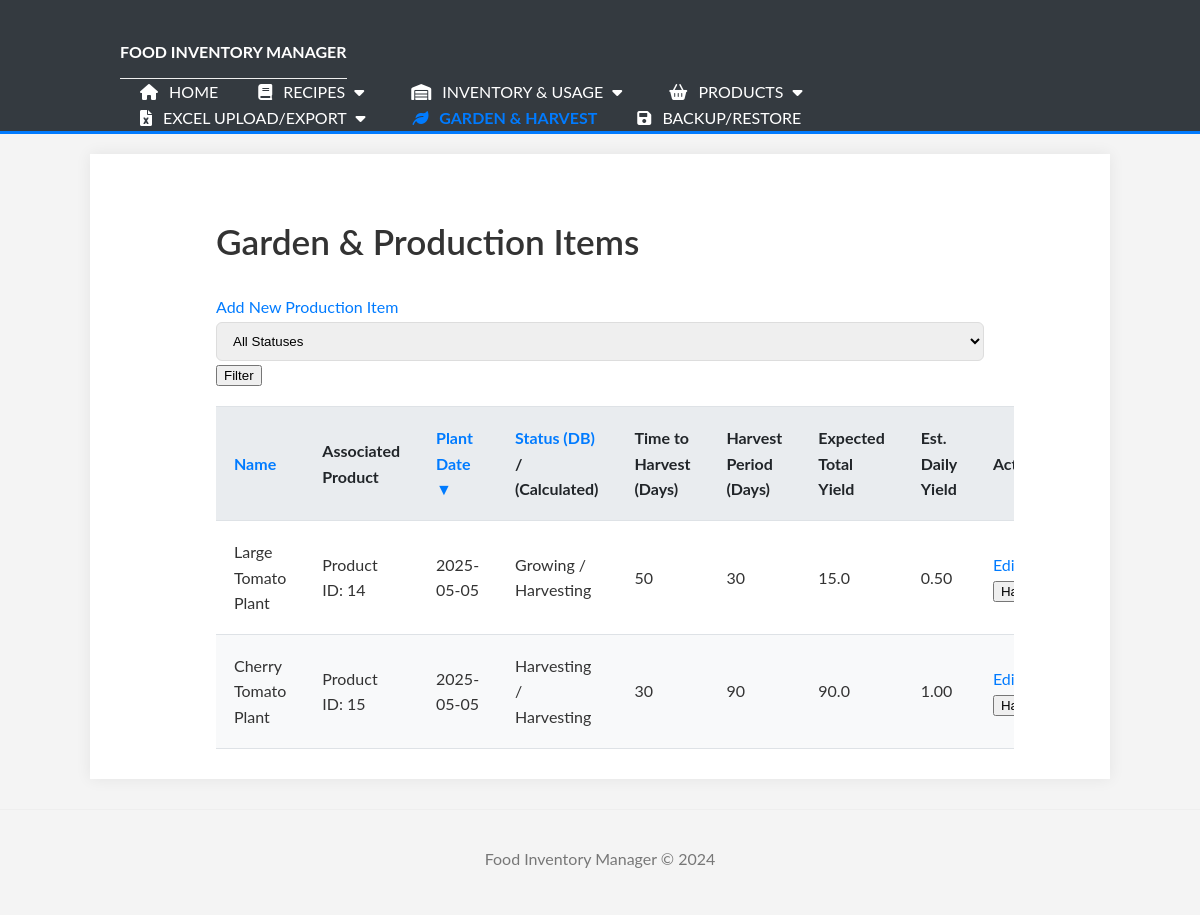
The app's page /garden with its own data.
### tables this page shows
CREATE TABLE production_items (
                        id INTEGER PRIMARY KEY AUTOINCREMENT,
                        name TEXT NOT NULL,
                        associated_product_id INTEGER,
                        plant_date TEXT,
                        time_to_harvest_days INTEGER,
                        expected_harvest_period_days INTEGER,
                        expected_yield_total REAL,
                        status TEXT CHECK(status IN ('Growing', 'Harvesting', 'Finished')),
                        FOREIGN KEY (associated_product_id) REFERENCES products (id)
                    );

### app.py (the view)
@app.route('/garden', methods=['GET'])
def garden_list_view():
    sort_by = request.args.get('sort_by', 'plant_date')
    sort_order = request.args.get('sort_order', 'ASC').upper()
    status_filter = request.args.get('status_filter', '').strip()
    try:
        page = int(request.args.get('page', 1))
        if page < 1: page = 1
    except ValueError:
        page = 1
    try:
        per_page = int(request.args.get('per_page', 10)) # Default 10 items per page
        if per_page < 1: per_page = 10
    except ValueError:
        per_page = 10
    filters = {}
    if status_filter:
        filters['status'] = status_filter
    all_items_raw = manager.get_all_production_items(
        filters=filters if filters else None,
        sort_by=sort_by,
        sort_order=sort_order,
        page=None, # Fetch all for now
        per_page=None # Fetch all for now
    )
    total_items = len(all_items_raw)
    total_pages = (total_items + per_page - 1) // per_page if per_page > 0 else 1
    if page > total_pages and total_pages > 0: page = total_pages
    start_index = (page - 1) * per_page
    end_index = start_index + per_page
    paginated_items = all_items_raw[start_index:end_index]
    return render_template('garden_list.html',
                           items=paginated_items,
                           sort_by=sort_by,
                           sort_order=sort_order,
                           status_filter=status_filter,
                           all_status_options=['Growing', 'Harvesting', 'Finished'], # For filter dropdown
                           current_page=page,
                           total_pages=total_pages,
                           per_page=per_page)

### Food_manager.py (called while the page is built)
    def _get_db_connection(self):
        if self.conn and self.db_filepath == ":memory:":
            return self.conn
        conn = sqlite3.connect(self.db_filepath)
        conn.row_factory = sqlite3.Row # Access columns by name
        return conn

### templates/garden_list.html (shortened to what this page needs)
{% extends "base.html" %}
{% block content %}
<div class="container mt-4">
    <h2>Garden & Production Items</h2>
    <div class="mb-3 d-flex justify-content-between align-items-center">
        <a href="{{ url_for('add_production_item_view') }}" class="btn btn-success">Add New Production Item</a>
        <form method="GET" action="{{ url_for('garden_list_view') }}" class="form-inline">
            <select name="status_filter" class="form-control mr-2" onchange="this.form.submit()">
                <option value="">All Statuses</option>
            </select>
            <button type="submit" class="btn btn-primary">Filter</button>
        </form>
    </div>
    <table class="table table-striped table-hover">
        <thead>
            <tr>
                <th>
                    <a href="{{ url_for('garden_list_view', sort_by='name', sort_order='asc' if sort_by=='name' and sort_order=='desc' else 'desc', status_filter=status_filter) }}">
                        Name {% if sort_by == 'name' %}{% if sort_order == 'asc' %}▲{% else %}▼{% endif %}{% endif %}
                    </a>
                </th>
                <th>Associated Product</th>
                <th>
                    <a href="{{ url_for('garden_list_view', sort_by='plant_date', sort_order='asc' if sort_by=='plant_date' and sort_order=='desc' else 'desc', status_filter=status_filter) }}">
                        Plant Date {% if sort_by == 'plant_date' %}{% if sort_order == 'asc' %}▲{% else %}▼{% endif %}{% endif %}
                    </a>
                </th>
                <th>
                     <a href="{{ url_for('garden_list_view', sort_by='status', sort_order='asc' if sort_by=='status' and sort_order=='desc' else 'desc', status_filter=status_filter) }}">
                        Status (DB){% if sort_by == 'status' %}{% if sort_order == 'asc' %}▲{% else %}▼{% endif %}{% endif %}
                    </a> / (Calculated)
                </th>
                <th>Time to Harvest (Days)</th>
                <th>Harvest Period (Days)</th>
                <th>Expected Total Yield</th>
                <th>Est. Daily Yield</th>
                <th>Actions</th>
            </tr>
        </thead>
        <tbody>
            {% if items %}
                {% for item in items %}
                <tr>
                    <td>{{ item.name }}</td>
                    <td>
                        {% if item.associated_product_id %}
                            Product ID: {{ item.associated_product_id }}
                        {% else %}
                            N/A
                        {% endif %}
                    </td>
                    <td>{{ item.plant_date }}</td>
                    <td>{{ item.status }} / {{ item.calculated_status }}</td>
                    <td>{{ item.time_to_harvest_days }}</td>
                    <td>{{ item.expected_harvest_period_days }}</td>
                    <td>{{ item.expected_yield_total }}</td>
                    <td>{{ "%.2f"|format(item.estimated_daily_yield) if item.estimated_daily_yield != 'Error' and item.estimated_daily_yield is not none else item.estimated_daily_yield }}</td>
                    <td>
                        <a href="{{ url_for('edit_production_item_view', item_id=item.id) }}" class="btn btn-sm btn-outline-primary mr-1">Edit</a>
                        {% if item.calculated_status == 'Growing' or item.calculated_status == 'Harvesting' %}
                        <button type.button class="btn btn-sm btn-outline-success" data-toggle="modal" data-target="#harvestModal-{{ item.id }}">
                            Harvest
                        </button>
                        {% endif %}
                    </td>
                </tr>
                {% endfor %}
            {% else %}
            <tr>
                <td colspan="9" class="text-center">No production items found.</td>
            </tr>
            {% endif %}
        </tbody>
    </table>
</div>
{% endblock %}

### templates/base.html (shortened to what this page needs)
<!doctype html>
<html lang="en">
<head>
    <link rel="stylesheet" href="{{ url_for('static', filename='style.css') }}">
    <link rel="stylesheet" href="https://cdnjs.cloudflare.com/ajax/libs/font-awesome/6.0.0-beta3/css/all.min.css">
</head>
<body>
    <header>
        <div class="container">
            <div id="branding">
                <h1><a href="{{ url_for('home') }}">Food Inventory Manager</a></h1>
            </div>
            <nav>
                <ul>
                    <li class="{% if request.endpoint == 'home' %}current{% endif %}"><a href="{{ url_for('home') }}"><i class="fas fa-home"></i> Home</a></li>
                    <li class="dropdown {% if request.endpoint in ['add_recipe_view', 'recipes_list_view', 'recipes_links_view'] %}current{% endif %}">
                        <a href="{{ url_for('recipes_links_view') }}" class="dropbtn"><i class="fas fa-book"></i> Recipes <i class="fas fa-caret-down"></i></a>
                    </li>
                    <li class="dropdown ">
                        <a href="{{ url_for('inventory_usage_links_view') }}" class="dropbtn"><i class="fas fa-warehouse"></i> Inventory & Usage <i class="fas fa-caret-down"></i></a>
                    </li>
                    <li class="dropdown {% if request.endpoint in ['list_products_view', 'create_product_view', 'products_links_view', 'manage_categories_view'] %}current{% endif %}">
                        <a href="{{ url_for('products_links_view') }}" class="dropbtn"><i class="fas fa-shopping-basket"></i> Products <i class="fas fa-caret-down"></i></a>
                    </li>
                    <li class="dropdown ">
                        <a href="#" class="dropbtn"><i class="fas fa-file-excel"></i> Excel Upload/Export <i class="fas fa-caret-down"></i></a>
                    </li>
                    <li class="{% if request.endpoint == 'garden_list_view' or request.endpoint == 'add_production_item_view' or request.endpoint == 'edit_production_item_view' %}current{% endif %}"><a href="{{ url_for('garden_list_view') }}"><i class="fas fa-leaf"></i> Garden & Harvest</a></li>
                    <li class="{% if request.endpoint == 'backup_restore_view' %}current{% endif %}"><a href="{{ url_for('backup_restore_view') }}"><i class="fas fa-save"></i> Backup/Restore</a></li>
                </ul>
            </nav>
        </div>
    </header>
    <div class="container main-content">
        {% block content %}{% endblock %}
    </div>
    <footer>
        <p>Food Inventory Manager &copy; 2024</p>
    </footer>
</body>
</html>

### static/style.css (style rules this page uses)
body { font-family: 'Lato', Arial, sans-serif; margin: 0; padding: 0; background-color: #f4f4f4; color: #333; line-height: 1.6; }
.container { width: 80%; margin: auto; overflow: hidden; padding: 0 30px; }
header { background: #343a40; color: #fff; padding-top: 30px; min-height: 70px; border-bottom: #007bff 3px solid; position: relative; z-index: 10; overflow: visible; }
header .container { overflow: visible; }
header a { color: #fff; text-decoration: none; text-transform: uppercase; font-size: 16px; }
header ul { padding: 0; margin: 0; list-style: none; overflow: visible; }
header #branding { float: left; }
header #branding h1 { margin: 0; font-size: 24px; }
header nav { float: right; margin-top: 0px; }
header .highlight, header .current a { color: #007bff; font-weight: bold; }
header li { float: left; display: inline; padding: 0 20px 0 20px; }
header nav ul li a i { margin-right: 7px; }
.dropdown { position: relative; display: inline-block; z-index: 5; }
.dropdown .dropbtn i.fa-caret-down { margin-left: 5px; }
.main-content { padding: 30px; background: #fff; margin-top: 20px; box-shadow: 0 0 15px rgba(0,0,0,0.07); position: relative; z-index: 1; }
h1, h2, h3 { color: #333; }
h1, h1.page-title { font-size: 2.8em; font-weight: 700; margin-bottom: 30px; color: #333; border-bottom: 1px solid #eee; padding-bottom: 10px; }
h2 { font-size: 2.2em; font-weight: 600; margin-bottom: 25px; }
p { margin-bottom: 1.5em; }
.form-control, .form-control-file { width: 100%; padding: 10px 12px; border: 1px solid #ddd; border-radius: 6px; box-sizing: border-box; margin-top: 2px; }
table { width: 100%; border-collapse: collapse; margin-top: 20px; border-top: 1px solid #dee2e6; }
th, td { padding: 18px; border: none; border-bottom: 1px solid #dee2e6; text-align: left; vertical-align: middle; }
th { background-color: #e9ecef; color: #212529; font-weight: bold; }
tr:nth-child(even) { background-color: #f8f9fa; }
a { color: #007bff; text-decoration: none; }
footer { text-align: center; padding: 20px; margin-top: 30px; color: #777; border-top: 1px solid #eee; }
header .container::after { content: ""; clear: both; display: table; }
header ul::after { content: ""; clear: both; display: table; }

### records on screen
production_items: name "Large Tomato Plant", associated_product_id "14", plant_date "2025-05-05", status "Growing", calculated_status "Harvesting", time_to_harvest_days "50", expected_harvest_period_days "30", expected_yield_total "15.0", estimated_daily_yield "0.50"
production_items: name "Cherry Tomato Plant", associated_product_id "15", plant_date "2025-05-05", status "Harvesting", calculated_status "Harvesting", time_to_harvest_days "30", expected_harvest_period_days "90", expected_yield_total "90.0", estimated_daily_yield "1.00"
